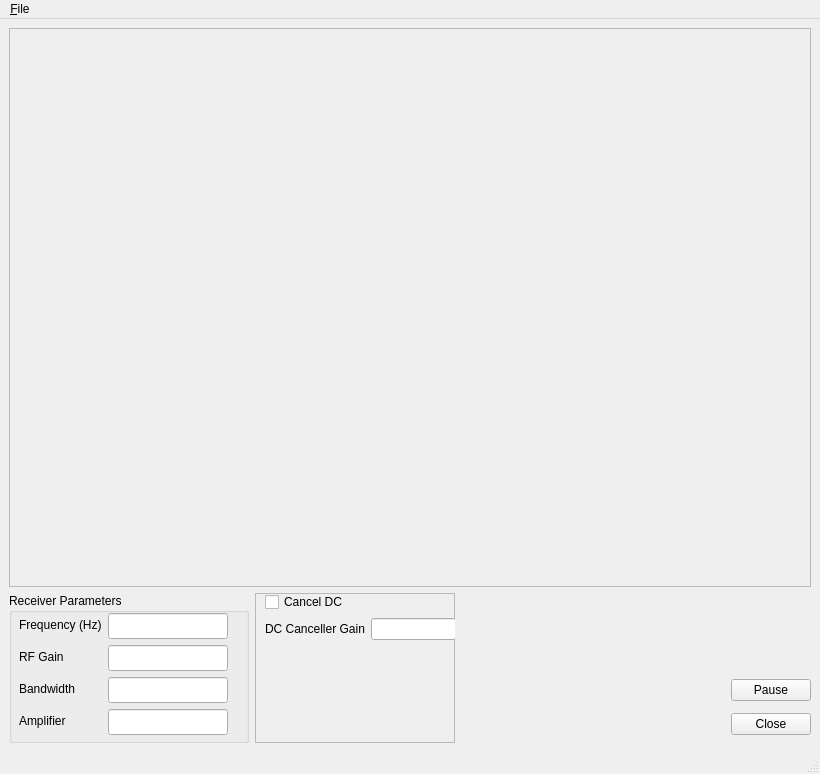
<ui version="4.0" >
 <class>MainWindow</class>
 <widget class="QMainWindow" name="MainWindow" >
  <property name="geometry" >
   <rect>
    <x>0</x>
    <y>0</y>
    <width>820</width>
    <height>774</height>
   </rect>
  </property>
  <property name="windowTitle" >
   <string>USRP Display</string>
  </property>
  <widget class="QWidget" name="centralwidget" >
   <layout class="QGridLayout" name="gridLayout_2" >
    <item row="1" column="0" >
     <layout class="QHBoxLayout" name="horizontalLayout_2" >
      <item>
       <widget class="QGroupBox" name="groupBox" >
        <property name="sizePolicy" >
         <sizepolicy vsizetype="Fixed" hsizetype="Fixed" >
          <horstretch>0</horstretch>
          <verstretch>0</verstretch>
         </sizepolicy>
        </property>
        <property name="minimumSize" >
         <size>
          <width>240</width>
          <height>150</height>
         </size>
        </property>
        <property name="maximumSize" >
         <size>
          <width>240</width>
          <height>16777215</height>
         </size>
        </property>
        <property name="title" >
         <string>Receiver Parameters</string>
        </property>
        <widget class="QWidget" name="formLayoutWidget" >
         <property name="geometry" >
          <rect>
           <x>10</x>
           <y>20</y>
           <width>221</width>
           <height>124</height>
          </rect>
         </property>
         <layout class="QFormLayout" name="formLayout" >
          <item row="0" column="0" >
           <widget class="QLabel" name="frequencyLabel" >
            <property name="text" >
             <string>Frequency (Hz)</string>
            </property>
           </widget>
          </item>
          <item row="1" column="0" >
           <widget class="QLabel" name="gainLabel" >
            <property name="text" >
             <string>RF Gain</string>
            </property>
           </widget>
          </item>
          <item row="2" column="0" >
           <widget class="QLabel" name="bandwidthLabel" >
            <property name="text" >
             <string>Bandwidth</string>
            </property>
           </widget>
          </item>
          <item row="0" column="1" >
           <widget class="QLineEdit" name="frequencyEdit" >
            <property name="sizePolicy" >
             <sizepolicy vsizetype="Fixed" hsizetype="Fixed" >
              <horstretch>0</horstretch>
              <verstretch>0</verstretch>
             </sizepolicy>
            </property>
            <property name="minimumSize" >
             <size>
              <width>120</width>
              <height>26</height>
             </size>
            </property>
           </widget>
          </item>
          <item row="1" column="1" >
           <widget class="QLineEdit" name="gainEdit" >
            <property name="sizePolicy" >
             <sizepolicy vsizetype="Fixed" hsizetype="Fixed" >
              <horstretch>0</horstretch>
              <verstretch>0</verstretch>
             </sizepolicy>
            </property>
            <property name="minimumSize" >
             <size>
              <width>120</width>
              <height>26</height>
             </size>
            </property>
           </widget>
          </item>
          <item row="2" column="1" >
           <widget class="QLineEdit" name="bandwidthEdit" >
            <property name="sizePolicy" >
             <sizepolicy vsizetype="Fixed" hsizetype="Fixed" >
              <horstretch>0</horstretch>
              <verstretch>0</verstretch>
             </sizepolicy>
            </property>
            <property name="minimumSize" >
             <size>
              <width>120</width>
              <height>26</height>
             </size>
            </property>
           </widget>
          </item>
          <item row="3" column="0" >
           <widget class="QLabel" name="amplifierLabel" >
            <property name="text" >
             <string>Amplifier</string>
            </property>
           </widget>
          </item>
          <item row="3" column="1" >
           <widget class="QLineEdit" name="amplifierEdit" >
            <property name="sizePolicy" >
             <sizepolicy vsizetype="Fixed" hsizetype="Fixed" >
              <horstretch>0</horstretch>
              <verstretch>0</verstretch>
             </sizepolicy>
            </property>
            <property name="minimumSize" >
             <size>
              <width>120</width>
              <height>26</height>
             </size>
            </property>
           </widget>
          </item>
         </layout>
        </widget>
       </widget>
      </item>
      <item>
       <widget class="QFrame" name="frame_2" >
        <property name="minimumSize" >
         <size>
          <width>200</width>
          <height>0</height>
         </size>
        </property>
        <property name="frameShape" >
         <enum>QFrame::StyledPanel</enum>
        </property>
        <property name="frameShadow" >
         <enum>QFrame::Raised</enum>
        </property>
        <widget class="QWidget" name="verticalLayoutWidget" >
         <property name="geometry" >
          <rect>
           <x>10</x>
           <y>-1</y>
           <width>191</width>
           <height>151</height>
          </rect>
         </property>
         <layout class="QVBoxLayout" name="verticalLayout_3" >
          <item>
           <widget class="QCheckBox" name="dcCancelCheckBox" >
            <property name="text" >
             <string>Cancel DC</string>
            </property>
           </widget>
          </item>
          <item>
           <layout class="QHBoxLayout" name="horizontalLayout" >
            <item>
             <widget class="QLabel" name="dcGainLabel" >
              <property name="text" >
               <string>DC Canceller Gain</string>
              </property>
             </widget>
            </item>
            <item>
             <widget class="QLineEdit" name="dcGainEdit" />
            </item>
           </layout>
          </item>
          <item>
           <spacer name="verticalSpacer_2" >
            <property name="orientation" >
             <enum>Qt::Vertical</enum>
            </property>
            <property name="sizeHint" stdset="0" >
             <size>
              <width>20</width>
              <height>40</height>
             </size>
            </property>
           </spacer>
          </item>
         </layout>
        </widget>
       </widget>
      </item>
      <item>
       <spacer name="horizontalSpacer" >
        <property name="orientation" >
         <enum>Qt::Horizontal</enum>
        </property>
        <property name="sizeHint" stdset="0" >
         <size>
          <width>40</width>
          <height>20</height>
         </size>
        </property>
       </spacer>
      </item>
      <item>
       <layout class="QVBoxLayout" name="verticalLayout" >
        <item>
         <spacer name="verticalSpacer" >
          <property name="orientation" >
           <enum>Qt::Vertical</enum>
          </property>
          <property name="sizeType" >
           <enum>QSizePolicy::Fixed</enum>
          </property>
          <property name="sizeHint" stdset="0" >
           <size>
            <width>20</width>
            <height>80</height>
           </size>
          </property>
         </spacer>
        </item>
        <item>
         <widget class="QPushButton" name="pauseButton" >
          <property name="sizePolicy" >
           <sizepolicy vsizetype="Fixed" hsizetype="Fixed" >
            <horstretch>0</horstretch>
            <verstretch>0</verstretch>
           </sizepolicy>
          </property>
          <property name="text" >
           <string>Pause</string>
          </property>
         </widget>
        </item>
        <item>
         <widget class="QPushButton" name="closeButton" >
          <property name="sizePolicy" >
           <sizepolicy vsizetype="Fixed" hsizetype="Fixed" >
            <horstretch>0</horstretch>
            <verstretch>0</verstretch>
           </sizepolicy>
          </property>
          <property name="minimumSize" >
           <size>
            <width>75</width>
            <height>0</height>
           </size>
          </property>
          <property name="text" >
           <string>Close</string>
          </property>
         </widget>
        </item>
       </layout>
      </item>
     </layout>
    </item>
    <item row="0" column="0" >
     <layout class="QVBoxLayout" name="verticalLayout_2" >
      <item>
       <widget class="QFrame" name="frame" >
        <property name="sizePolicy" >
         <sizepolicy vsizetype="Preferred" hsizetype="Preferred" >
          <horstretch>0</horstretch>
          <verstretch>1</verstretch>
         </sizepolicy>
        </property>
        <property name="minimumSize" >
         <size>
          <width>800</width>
          <height>550</height>
         </size>
        </property>
        <property name="frameShape" >
         <enum>QFrame::StyledPanel</enum>
        </property>
        <property name="frameShadow" >
         <enum>QFrame::Raised</enum>
        </property>
        <layout class="QGridLayout" name="gridLayout" >
         <item row="0" column="0" >
          <layout class="QHBoxLayout" name="sinkLayout" />
         </item>
        </layout>
       </widget>
      </item>
     </layout>
    </item>
   </layout>
  </widget>
  <widget class="QMenuBar" name="menubar" >
   <property name="geometry" >
    <rect>
     <x>0</x>
     <y>0</y>
     <width>820</width>
     <height>24</height>
    </rect>
   </property>
   <widget class="QMenu" name="menuFile" >
    <property name="title" >
     <string>&amp;File</string>
    </property>
    <addaction name="actionSaveData" />
    <addaction name="actionExit" />
   </widget>
   <addaction name="menuFile" />
  </widget>
  <widget class="QStatusBar" name="statusbar" />
  <action name="actionExit" >
   <property name="text" >
    <string>E&amp;xit</string>
   </property>
  </action>
  <action name="actionSaveData" >
   <property name="text" >
    <string>&amp;Save Data</string>
   </property>
  </action>
 </widget>
 <resources/>
 <connections>
  <connection>
   <sender>closeButton</sender>
   <signal>clicked()</signal>
   <receiver>MainWindow</receiver>
   <slot>close()</slot>
   <hints>
    <hint type="sourcelabel" >
     <x>808</x>
     <y>739</y>
    </hint>
    <hint type="destinationlabel" >
     <x>66</x>
     <y>561</y>
    </hint>
   </hints>
  </connection>
  <connection>
   <sender>actionExit</sender>
   <signal>triggered()</signal>
   <receiver>MainWindow</receiver>
   <slot>close()</slot>
   <hints>
    <hint type="sourcelabel" >
     <x>-1</x>
     <y>-1</y>
    </hint>
    <hint type="destinationlabel" >
     <x>617</x>
     <y>327</y>
    </hint>
   </hints>
  </connection>
 </connections>
</ui>
